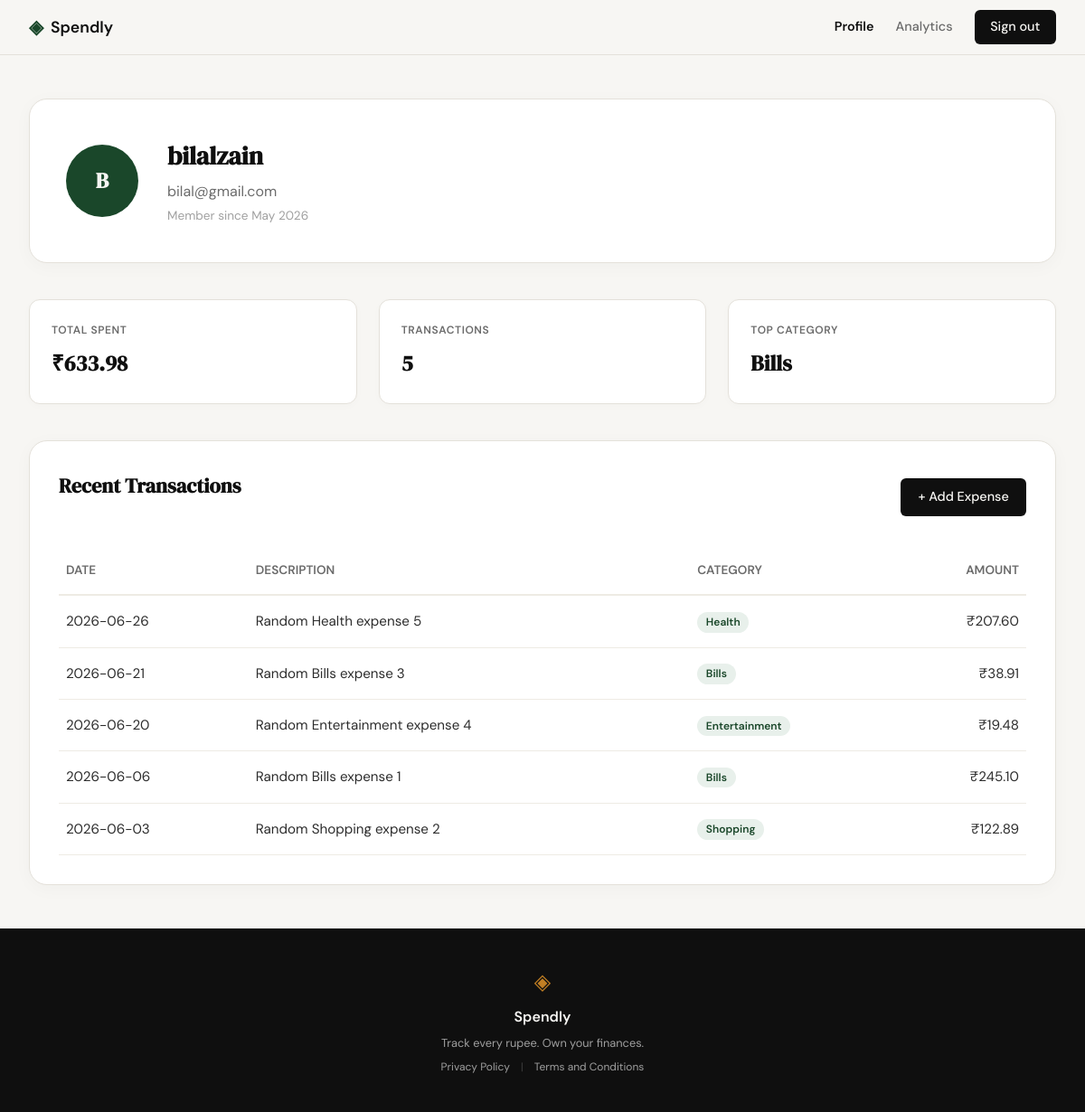
/profile (signed in), run on an earlier commit of the app's database.
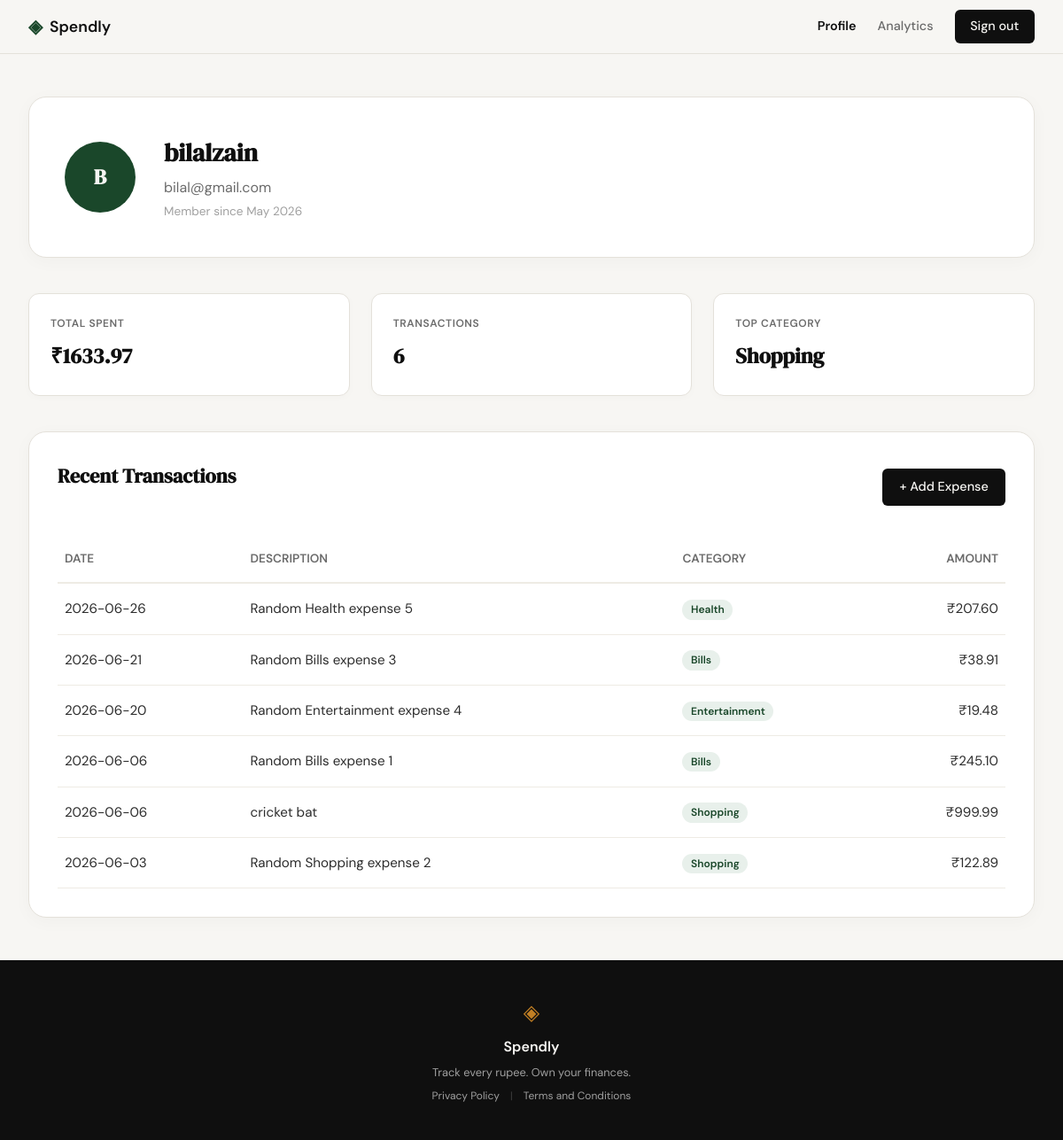
And on a later commit of the database.
### tables this page shows
CREATE TABLE users (
                id INTEGER PRIMARY KEY AUTOINCREMENT,
                username TEXT UNIQUE NOT NULL,
                password_hash TEXT NOT NULL,
                email TEXT UNIQUE NOT NULL,
                created_at TIMESTAMP DEFAULT CURRENT_TIMESTAMP
            );

CREATE TABLE categories (
                id INTEGER PRIMARY KEY AUTOINCREMENT,
                name TEXT UNIQUE NOT NULL,
                description TEXT,
                created_at TIMESTAMP DEFAULT CURRENT_TIMESTAMP
            );

CREATE TABLE expenses (
                id INTEGER PRIMARY KEY AUTOINCREMENT,
                user_id INTEGER NOT NULL,
                category_id INTEGER NOT NULL,
                amount REAL NOT NULL,
                description TEXT,
                date DATE NOT NULL,
                created_at TIMESTAMP DEFAULT CURRENT_TIMESTAMP,
                FOREIGN KEY (user_id) REFERENCES users (id),
                FOREIGN KEY (category_id) REFERENCES categories (id)
            );

### app.py (the view)
@app.route("/profile")
def profile():
    user_id = session.get("user_id")
    if not user_id:
        flash("Please log in to view your profile.")
        return redirect(url_for("login"))
    db = get_db()
    user = db.execute("SELECT * FROM users WHERE id = ?", (user_id,)).fetchone()
    if not user:
        flash("User not found.")
        return redirect(url_for("login"))
    stats = db.execute(
        "SELECT SUM(amount) as total, COUNT(*) as count FROM expenses WHERE user_id = ?",
        (user_id,)
    ).fetchone()
    total_spent = stats["total"] if stats["total"] is not None else 0.0
    transaction_count = stats["count"] if stats["count"] is not None else 0
    top_cat_row = db.execute(
        """SELECT c.name
           FROM expenses e
           JOIN categories c ON e.category_id = c.id
           WHERE e.user_id = ?
           GROUP BY c.name
           ORDER BY SUM(e.amount) DESC
           LIMIT 1""",
        (user_id,)
    ).fetchone()
    top_category = top_cat_row["name"] if top_cat_row else "N/A"
    expenses = db.execute(
        """SELECT e.date, e.description, c.name as category_name, e.amount
           FROM expenses e
           JOIN categories c ON e.category_id = c.id
           WHERE e.user_id = ?
           ORDER BY e.date DESC""",
        (user_id,)
    ).fetchall()
    username = user["username"] or "User"
    initials = "".join([name[0].upper() for name in username.split()[:2]])
    if not initials:
        initials = "U"
    return render_template(
        "profile.html",
        user=user,
        total_spent=total_spent,
        transaction_count=transaction_count,
        top_category=top_category,
        expenses=expenses,
        initials=initials
    )

### app.py (called while the page is built)
@app.teardown_appcontext
def teardown_db(exception):
    db = g.pop('db', None)
    if db is not None:
        db.close()

### database/db.py (called while the page is built)
def get_db():
    if 'db' not in g:
        g.db = sqlite3.connect(
            current_app.config['DATABASE'],
            detect_types=sqlite3.PARSE_DECLTYPES
        )
        g.db.row_factory = sqlite3.Row
        g.db.execute('PRAGMA foreign_keys = ON')
    return g.db

### templates/profile.html (shortened to what this page needs)
{% extends "base.html" %}
{% block content %}
<div class="profile-container">
    <div class="profile-header-card">
        <div class="avatar">{{ initials }}</div>
        <div class="user-info">
            <h1>{{ user.username }}</h1>
            <p class="user-email">{{ user.email }}</p>
            <p class="user-member-since">Member since {{ user.created_at.strftime('%B %Y') if user.created_at else 'N/A' }}</p>
        </div>
    </div>
    <div class="stats-grid">
        <div class="stat-card">
            <span class="stat-label">TOTAL SPENT</span>
            <span class="stat-value">₹{{ "%.2f"|format(total_spent) }}</span>
        </div>
        <div class="stat-card">
            <span class="stat-label">TRANSACTIONS</span>
            <span class="stat-value">{{ transaction_count }}</span>
        </div>
        <div class="stat-card">
            <span class="stat-label">TOP CATEGORY</span>
            <span class="stat-value">{{ top_category }}</span>
        </div>
    </div>
    <div class="transactions-card">
        <div class="card-header" style="display: flex; justify-content: space-between; align-items: center; margin-bottom: 1.5rem;">
            <h2>Recent Transactions</h2>
            <a href="{{ url_for('add_expense') }}" class="btn-primary" style="text-decoration: none; padding: 0.6rem 1.2rem; font-size: 0.9rem; cursor: pointer;">+ Add Expense</a>
        </div>
        {% if expenses %}
        <div class="table-responsive">
            <table class="transactions-table">
                <thead>
                    <tr>
                        <th>Date</th>
                        <th>Description</th>
                        <th>Category</th>
                        <th class="text-right">Amount</th>
                    </tr>
                </thead>
                <tbody>
                    {% for expense in expenses %}
                    <tr>
                        <td>{{ expense.date }}</td>
                        <td>{{ expense.description }}</td>
                        <td><span class="category-badge">{{ expense.category_name }}</span></td>
                        <td class="text-right">₹{{ "%.2f"|format(expense.amount) }}</td>
                    </tr>
                    {% endfor %}
                </tbody>
            </table>
        </div>
        {% else %}
        <div class="empty-state">
            <p>No transactions found.</p>
            <p class="muted">Start adding expenses to track your spending.</p>
        </div>
        {% endif %}
    </div>
</div>
{% endblock %}

### templates/base.html (shortened to what this page needs)
<!DOCTYPE html>
<html lang="en">
<head>
    <link rel="stylesheet" href="{{ url_for('static', filename='css/style.css') }}">
</head>
<body>
    <nav class="navbar">
        <div class="nav-inner">
            <a href="{{ url_for('landing') }}" class="nav-brand">
                <span class="brand-icon">◈</span>
                <span class="brand-name">Spendly</span>
            </a>
            <div class="nav-links">
                {% if session.get('user_id') %}
                    <a href="{{ url_for('profile') }}" class="{{ 'active' if request.endpoint == 'profile' }}">Profile</a>
                    <a href="{{ url_for('analytics') }}" class="{{ 'active' if request.endpoint == 'analytics' }}">Analytics</a>
                    <a href="{{ url_for('logout') }}" class="nav-cta">Sign out</a>
                {% else %}
                    <a href="{{ url_for('login') }}">Sign in</a>
                    <a href="{{ url_for('register') }}" class="nav-cta">Get started</a>
                {% endif %}
            </div>
        </div>
    </nav>
    <main class="main-content">
        {% block content %}{% endblock %}
    </main>
    <footer class="footer">
        <div class="footer-inner">
            <span class="brand-icon">◈</span>
            <span class="footer-name">Spendly</span>
            <p class="footer-copy">Track every rupee. Own your finances.</p>
            <div class="footer-links">
                <a href="{{ url_for('privacy') }}">Privacy Policy</a>
                <span class="footer-sep">|</span>
                <a href="{{ url_for('terms') }}">Terms and Conditions</a>
            </div>
        </div>
    </footer>
</body>
</html>

What changed in the data, as far as the page shows it:
no longer on this page (row unchanged): categories: name "Bills"
now on this page (row unchanged): categories: name "Shopping"
added expenses: date "2026-06-06", description "cricket bat", category_name "Shopping", amount "999.99"
Also different on the page:
{{ "%.2f"|format(total_spent) }}: "633.98" → "1633.97"
{{ transaction_count }}: "5" → "6"
